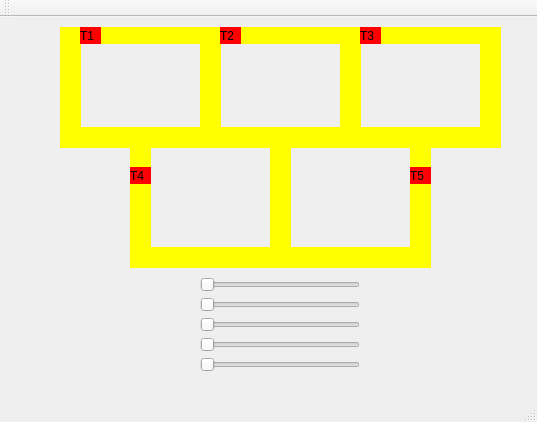
<?xml version="1.0" encoding="UTF-8"?>
<ui version="4.0">
 <class>MainWindow</class>
 <widget class="QMainWindow" name="MainWindow">
  <property name="geometry">
   <rect>
    <x>0</x>
    <y>0</y>
    <width>537</width>
    <height>422</height>
   </rect>
  </property>
  <property name="windowTitle">
   <string>MainWindow</string>
  </property>
  <widget class="QWidget" name="centralWidget">
   <widget class="QLabel" name="label_trem1">
    <property name="geometry">
     <rect>
      <x>80</x>
      <y>10</y>
      <width>21</width>
      <height>17</height>
     </rect>
    </property>
    <property name="styleSheet">
     <string notr="true">QLabel { background: red}</string>
    </property>
    <property name="text">
     <string>T1</string>
    </property>
   </widget>
   <widget class="QLabel" name="label_trilho1">
    <property name="geometry">
     <rect>
      <x>80</x>
      <y>10</y>
      <width>120</width>
      <height>17</height>
     </rect>
    </property>
    <property name="styleSheet">
     <string notr="true">QLabel { background: yellow}</string>
    </property>
    <property name="text">
     <string/>
    </property>
   </widget>
   <widget class="QLabel" name="label_trilho2">
    <property name="geometry">
     <rect>
      <x>80</x>
      <y>110</y>
      <width>120</width>
      <height>21</height>
     </rect>
    </property>
    <property name="styleSheet">
     <string notr="true">QLabel { background: yellow}</string>
    </property>
    <property name="text">
     <string/>
    </property>
   </widget>
   <widget class="QLabel" name="label_trilho5">
    <property name="geometry">
     <rect>
      <x>200</x>
      <y>10</y>
      <width>21</width>
      <height>121</height>
     </rect>
    </property>
    <property name="styleSheet">
     <string notr="true">QLabel { background: yellow}</string>
    </property>
    <property name="text">
     <string/>
    </property>
   </widget>
   <widget class="QLabel" name="label_trilho4">
    <property name="geometry">
     <rect>
      <x>60</x>
      <y>10</y>
      <width>21</width>
      <height>121</height>
     </rect>
    </property>
    <property name="styleSheet">
     <string notr="true">QLabel { background: yellow}</string>
    </property>
    <property name="text">
     <string/>
    </property>
   </widget>
   <widget class="QLabel" name="label_trilho6">
    <property name="geometry">
     <rect>
      <x>340</x>
      <y>10</y>
      <width>21</width>
      <height>121</height>
     </rect>
    </property>
    <property name="styleSheet">
     <string notr="true">QLabel { background: yellow}</string>
    </property>
    <property name="text">
     <string/>
    </property>
   </widget>
   <widget class="QLabel" name="label_trilho1_2">
    <property name="geometry">
     <rect>
      <x>220</x>
      <y>10</y>
      <width>120</width>
      <height>17</height>
     </rect>
    </property>
    <property name="styleSheet">
     <string notr="true">QLabel { background: yellow}</string>
    </property>
    <property name="text">
     <string/>
    </property>
   </widget>
   <widget class="QLabel" name="label_trilho2_2">
    <property name="geometry">
     <rect>
      <x>220</x>
      <y>110</y>
      <width>120</width>
      <height>21</height>
     </rect>
    </property>
    <property name="styleSheet">
     <string notr="true">QLabel { background: yellow}</string>
    </property>
    <property name="text">
     <string/>
    </property>
   </widget>
   <widget class="QLabel" name="label_trem2">
    <property name="geometry">
     <rect>
      <x>220</x>
      <y>10</y>
      <width>21</width>
      <height>17</height>
     </rect>
    </property>
    <property name="styleSheet">
     <string notr="true">QLabel { background: red}</string>
    </property>
    <property name="text">
     <string>T2</string>
    </property>
   </widget>
   <widget class="QLabel" name="label_trilho1_3">
    <property name="geometry">
     <rect>
      <x>360</x>
      <y>10</y>
      <width>120</width>
      <height>17</height>
     </rect>
    </property>
    <property name="styleSheet">
     <string notr="true">QLabel { background: yellow}</string>
    </property>
    <property name="text">
     <string/>
    </property>
   </widget>
   <widget class="QLabel" name="label_trilho7">
    <property name="enabled">
     <bool>true</bool>
    </property>
    <property name="geometry">
     <rect>
      <x>480</x>
      <y>10</y>
      <width>21</width>
      <height>121</height>
     </rect>
    </property>
    <property name="styleSheet">
     <string notr="true">QLabel { background: yellow}</string>
    </property>
    <property name="text">
     <string/>
    </property>
   </widget>
   <widget class="QLabel" name="label_trilho2_3">
    <property name="geometry">
     <rect>
      <x>360</x>
      <y>110</y>
      <width>120</width>
      <height>21</height>
     </rect>
    </property>
    <property name="styleSheet">
     <string notr="true">QLabel { background: yellow}</string>
    </property>
    <property name="text">
     <string/>
    </property>
   </widget>
   <widget class="QLabel" name="label_trilho8">
    <property name="geometry">
     <rect>
      <x>130</x>
      <y>130</y>
      <width>21</width>
      <height>121</height>
     </rect>
    </property>
    <property name="styleSheet">
     <string notr="true">QLabel { background: yellow}</string>
    </property>
    <property name="text">
     <string/>
    </property>
   </widget>
   <widget class="QLabel" name="label_trilho9">
    <property name="geometry">
     <rect>
      <x>270</x>
      <y>130</y>
      <width>21</width>
      <height>121</height>
     </rect>
    </property>
    <property name="styleSheet">
     <string notr="true">QLabel { background: yellow}</string>
    </property>
    <property name="text">
     <string/>
    </property>
   </widget>
   <widget class="QLabel" name="label_trilho10">
    <property name="geometry">
     <rect>
      <x>410</x>
      <y>130</y>
      <width>21</width>
      <height>121</height>
     </rect>
    </property>
    <property name="styleSheet">
     <string notr="true">QLabel { background: yellow}</string>
    </property>
    <property name="text">
     <string/>
    </property>
   </widget>
   <widget class="QLabel" name="label_trilho3">
    <property name="geometry">
     <rect>
      <x>150</x>
      <y>230</y>
      <width>120</width>
      <height>21</height>
     </rect>
    </property>
    <property name="styleSheet">
     <string notr="true">QLabel { background: yellow}</string>
    </property>
    <property name="text">
     <string/>
    </property>
   </widget>
   <widget class="QLabel" name="label_trilho3_2">
    <property name="geometry">
     <rect>
      <x>290</x>
      <y>230</y>
      <width>120</width>
      <height>21</height>
     </rect>
    </property>
    <property name="styleSheet">
     <string notr="true">QLabel { background: yellow}</string>
    </property>
    <property name="text">
     <string/>
    </property>
   </widget>
   <widget class="QLabel" name="label_trem4">
    <property name="geometry">
     <rect>
      <x>130</x>
      <y>150</y>
      <width>21</width>
      <height>17</height>
     </rect>
    </property>
    <property name="styleSheet">
     <string notr="true">QLabel { background: red}</string>
    </property>
    <property name="text">
     <string>T4</string>
    </property>
   </widget>
   <widget class="QLabel" name="label_trem5">
    <property name="geometry">
     <rect>
      <x>410</x>
      <y>150</y>
      <width>21</width>
      <height>17</height>
     </rect>
    </property>
    <property name="styleSheet">
     <string notr="true">QLabel { background: red}</string>
    </property>
    <property name="text">
     <string>T5</string>
    </property>
   </widget>
   <widget class="QLabel" name="label_trem3">
    <property name="geometry">
     <rect>
      <x>360</x>
      <y>10</y>
      <width>21</width>
      <height>17</height>
     </rect>
    </property>
    <property name="styleSheet">
     <string notr="true">QLabel { background: red}</string>
    </property>
    <property name="text">
     <string>T3</string>
    </property>
   </widget>
   <widget class="QSlider" name="horizontalSlider">
    <property name="geometry">
     <rect>
      <x>200</x>
      <y>260</y>
      <width>160</width>
      <height>16</height>
     </rect>
    </property>
    <property name="orientation">
     <enum>Qt::Horizontal</enum>
    </property>
   </widget>
   <widget class="QSlider" name="horizontalSlider_2">
    <property name="geometry">
     <rect>
      <x>200</x>
      <y>280</y>
      <width>160</width>
      <height>16</height>
     </rect>
    </property>
    <property name="orientation">
     <enum>Qt::Horizontal</enum>
    </property>
   </widget>
   <widget class="QSlider" name="horizontalSlider_3">
    <property name="geometry">
     <rect>
      <x>200</x>
      <y>300</y>
      <width>160</width>
      <height>16</height>
     </rect>
    </property>
    <property name="orientation">
     <enum>Qt::Horizontal</enum>
    </property>
   </widget>
   <widget class="QSlider" name="horizontalSlider_4">
    <property name="geometry">
     <rect>
      <x>200</x>
      <y>320</y>
      <width>160</width>
      <height>16</height>
     </rect>
    </property>
    <property name="orientation">
     <enum>Qt::Horizontal</enum>
    </property>
   </widget>
   <widget class="QSlider" name="horizontalSlider_5">
    <property name="geometry">
     <rect>
      <x>200</x>
      <y>340</y>
      <width>160</width>
      <height>16</height>
     </rect>
    </property>
    <property name="orientation">
     <enum>Qt::Horizontal</enum>
    </property>
   </widget>
   <zorder>label_trilho1</zorder>
   <zorder>label_trilho2</zorder>
   <zorder>label_trilho5</zorder>
   <zorder>label_trilho4</zorder>
   <zorder>label_trem1</zorder>
   <zorder>label_trilho6</zorder>
   <zorder>label_trilho1_2</zorder>
   <zorder>label_trilho2_2</zorder>
   <zorder>label_trem2</zorder>
   <zorder>label_trilho1_3</zorder>
   <zorder>label_trilho7</zorder>
   <zorder>label_trilho2_3</zorder>
   <zorder>label_trilho8</zorder>
   <zorder>label_trilho9</zorder>
   <zorder>label_trilho10</zorder>
   <zorder>label_trilho3</zorder>
   <zorder>label_trilho3_2</zorder>
   <zorder>label_trem4</zorder>
   <zorder>label_trem5</zorder>
   <zorder>label_trem3</zorder>
   <zorder>horizontalSlider</zorder>
   <zorder>horizontalSlider_2</zorder>
   <zorder>horizontalSlider_3</zorder>
   <zorder>horizontalSlider_4</zorder>
   <zorder>horizontalSlider_5</zorder>
  </widget>
  <widget class="QMenuBar" name="menuBar">
   <property name="geometry">
    <rect>
     <x>0</x>
     <y>0</y>
     <width>537</width>
     <height>22</height>
    </rect>
   </property>
  </widget>
  <widget class="QToolBar" name="mainToolBar">
   <attribute name="toolBarArea">
    <enum>TopToolBarArea</enum>
   </attribute>
   <attribute name="toolBarBreak">
    <bool>false</bool>
   </attribute>
  </widget>
  <widget class="QStatusBar" name="statusBar"/>
 </widget>
 <layoutdefault spacing="6" margin="11"/>
 <resources/>
 <connections/>
</ui>
